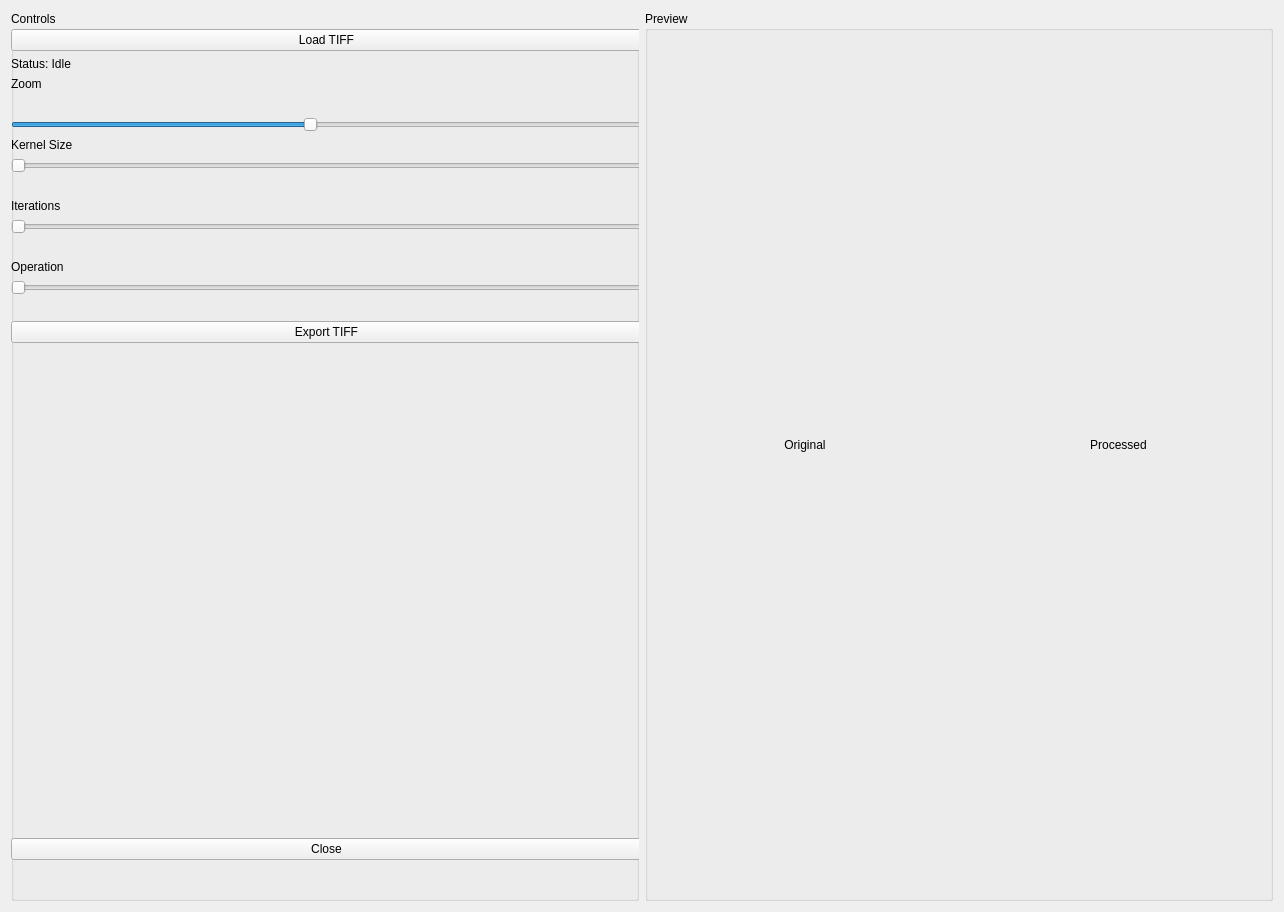
<?xml version="1.0" encoding="UTF-8"?>
<ui version="4.0">
 <class>OCRPreprocessTool</class>
 <widget class="QWidget" name="OCRPreprocessTool">
  <property name="geometry">
   <rect>
    <x>0</x>
    <y>0</y>
    <width>1284</width>
    <height>912</height>
   </rect>
  </property>
  <property name="windowTitle">
   <string>OCR Pre-Processing Tool</string>
  </property>
  <layout class="QHBoxLayout" name="mainLayout">
   <item>
    <widget class="QGroupBox" name="controlsLayoutGroup">
     <property name="title">
      <string>Controls</string>
     </property>
     <widget class="QWidget" name="">
      <property name="geometry">
       <rect>
        <x>0</x>
        <y>18</y>
        <width>631</width>
        <height>831</height>
       </rect>
      </property>
      <layout class="QVBoxLayout" name="controlsLayout">
       <item>
        <widget class="QPushButton" name="btnLoad">
         <property name="text">
          <string>Load TIFF</string>
         </property>
        </widget>
       </item>
       <item>
        <widget class="QLabel" name="lblStatus">
         <property name="text">
          <string>Status: Idle</string>
         </property>
         <property name="wordWrap">
          <bool>true</bool>
         </property>
        </widget>
       </item>
       <item>
        <widget class="QLabel" name="zoomLabel">
         <property name="text">
          <string>Zoom</string>
         </property>
        </widget>
       </item>
       <item>
        <widget class="QLabel" name="lblZoom">
         <property name="text">
          <string/>
         </property>
        </widget>
       </item>
       <item>
        <widget class="QSlider" name="sliderZoom">
         <property name="minimum">
          <number>10</number>
         </property>
         <property name="maximum">
          <number>200</number>
         </property>
         <property name="value">
          <number>100</number>
         </property>
         <property name="orientation">
          <enum>Qt::Horizontal</enum>
         </property>
        </widget>
       </item>
       <item>
        <widget class="QLabel" name="kernalLabel">
         <property name="text">
          <string>Kernel Size</string>
         </property>
        </widget>
       </item>
       <item>
        <widget class="QSlider" name="sliderKernel">
         <property name="minimum">
          <number>1</number>
         </property>
         <property name="maximum">
          <number>10</number>
         </property>
         <property name="orientation">
          <enum>Qt::Horizontal</enum>
         </property>
        </widget>
       </item>
       <item>
        <widget class="QLabel" name="lblKernel"/>
       </item>
       <item>
        <widget class="QLabel" name="iterationsLabal">
         <property name="text">
          <string>Iterations</string>
         </property>
        </widget>
       </item>
       <item>
        <widget class="QSlider" name="sliderIterations">
         <property name="maximum">
          <number>5</number>
         </property>
         <property name="orientation">
          <enum>Qt::Horizontal</enum>
         </property>
        </widget>
       </item>
       <item>
        <widget class="QLabel" name="lblIterations"/>
       </item>
       <item>
        <widget class="QLabel" name="operationsLabel">
         <property name="text">
          <string>Operation</string>
         </property>
        </widget>
       </item>
       <item>
        <widget class="QSlider" name="sliderOp">
         <property name="maximum">
          <number>4</number>
         </property>
         <property name="orientation">
          <enum>Qt::Horizontal</enum>
         </property>
        </widget>
       </item>
       <item>
        <widget class="QLabel" name="lblOperation"/>
       </item>
       <item>
        <widget class="QPushButton" name="btnExport">
         <property name="text">
          <string>Export TIFF</string>
         </property>
        </widget>
       </item>
       <item>
        <spacer name="verticalSpacer">
         <property name="orientation">
          <enum>Qt::Vertical</enum>
         </property>
         <property name="sizeHint" stdset="0">
          <size>
           <width>0</width>
           <height>0</height>
          </size>
         </property>
        </spacer>
       </item>
       <item>
        <widget class="QPushButton" name="btn_Close">
         <property name="text">
          <string>Close</string>
         </property>
        </widget>
       </item>
      </layout>
     </widget>
    </widget>
   </item>
   <item>
    <widget class="QGroupBox" name="previewLayoutGroup">
     <property name="sizePolicy">
      <sizepolicy hsizetype="Preferred" vsizetype="Preferred">
       <horstretch>0</horstretch>
       <verstretch>0</verstretch>
      </sizepolicy>
     </property>
     <property name="title">
      <string>Preview</string>
     </property>
     <widget class="QWidget" name="">
      <property name="geometry">
       <rect>
        <x>6</x>
        <y>18</y>
        <width>621</width>
        <height>831</height>
       </rect>
      </property>
      <layout class="QHBoxLayout" name="previewLayout">
       <item>
        <widget class="QLabel" name="previewOriginal">
         <property name="text">
          <string>Original</string>
         </property>
         <property name="alignment">
          <set>Qt::AlignCenter</set>
         </property>
        </widget>
       </item>
       <item>
        <widget class="QLabel" name="previewProcessed">
         <property name="text">
          <string>Processed</string>
         </property>
         <property name="alignment">
          <set>Qt::AlignCenter</set>
         </property>
        </widget>
       </item>
      </layout>
     </widget>
    </widget>
   </item>
  </layout>
 </widget>
 <resources/>
 <connections/>
</ui>
